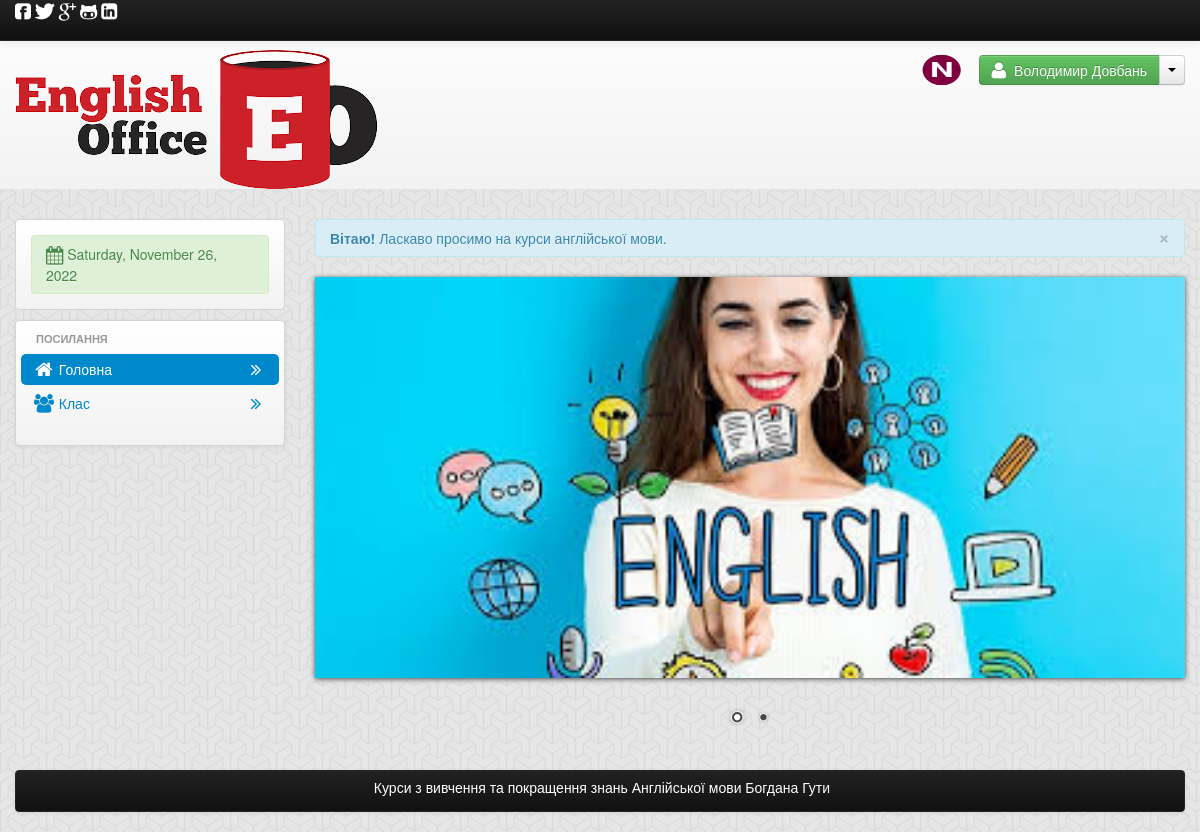
The app's page /student_home.php (signed in) with its own data.
### tables this page shows
CREATE TABLE `student` (
  `student_id` int(11) NOT NULL,
  `firstname` varchar(100) NOT NULL,
  `lastname` varchar(100) NOT NULL,
  `middle_name` varchar(100) NOT NULL,
  `cys` varchar(100) NOT NULL,
  `subject_id` varchar(100) NOT NULL,
  `teacher_id` int(11) NOT NULL,
  `username` varchar(100) NOT NULL,
  `password` varchar(100) NOT NULL,
  `location` varchar(100) NOT NULL
);

### session.php (called while the page is built, shortened)
<?php
$session_id=$_SESSION['id'];
?>

### navhead_student.php (the view, shortened to what this page needs)
<div class="row-fluid">
    <div class="span12">
        <div class="navbar navbar-fixed-top navbar-inverse">
            <div class="navbar-inner">
                <div class="container">
                    <div class="nav-collapse collapse">
                       <i class="icon-facebook-sign icon-large" id="color_white"></i>
                        <i class="icon-twitter icon-large" id="color_white"></i>
                        <i class="icon-google-plus icon-large" id="color_white"></i>
                        <i class="icon-github-alt icon-large" id="color_white"></i>
                        <i class="icon-linkedin-sign icon-large" id="color_white"></i>
                    </div>
                </div>
            </div>
        </div>
        <div class="hero-unit-header">
            <div class="container">
                <div class="row-fluid">
                    <div class="span12">
                        <div class="row-fluid">
                            <div class="span6">
                             <img src="admin/images/head.png">
                            </div>
                            <div class="span6">
                                <div class="pull-right">
                                    <?php
                                    $student_query=mysqli_query($conn,"select * from student where student_id='$session_id'")or die(mysqli_error());
                                    $student_row=  mysqli_fetch_array($student_query);
                                    ?>
                                     <img  src="admin/<?php echo $student_row['location']; ?>"  class="img img-rounded" id="picture">
                                    <div class="btn-group">
                                        <button class="btn btn-success"><i class="icon-user icon-large"></i>&nbsp; <?php echo $user_row['firstname'] . " " . $user_row['lastname']; ?></button>
                                        <button class="btn dropdown-toggle" data-toggle="dropdown">
                                            <span class="caret"></span>
                                        </button>
                                    </div>
                                </div>
                            </div>
                        </div>
                    </div>
                </div>
            </div>
        </div>

### records on screen
student: location (picture), firstname "Володимир", lastname "Довбань"
